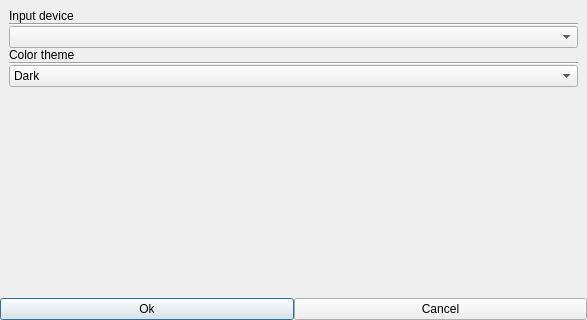
<?xml version="1.0" encoding="UTF-8"?>
<ui version="4.0">
 <class>ASettingsDialog</class>
 <widget class="QDialog" name="ASettingsDialog">
  <property name="geometry">
   <rect>
    <x>0</x>
    <y>0</y>
    <width>587</width>
    <height>320</height>
   </rect>
  </property>
  <property name="maximumSize">
   <size>
    <width>16777215</width>
    <height>320</height>
   </size>
  </property>
  <property name="windowTitle">
   <string>Dialog</string>
  </property>
  <layout class="QVBoxLayout" name="verticalLayout_2">
   <property name="spacing">
    <number>0</number>
   </property>
   <property name="leftMargin">
    <number>0</number>
   </property>
   <property name="topMargin">
    <number>0</number>
   </property>
   <property name="rightMargin">
    <number>0</number>
   </property>
   <property name="bottomMargin">
    <number>0</number>
   </property>
   <item>
    <layout class="QVBoxLayout" name="verticalLayout">
     <property name="leftMargin">
      <number>9</number>
     </property>
     <property name="topMargin">
      <number>9</number>
     </property>
     <property name="rightMargin">
      <number>9</number>
     </property>
     <property name="bottomMargin">
      <number>9</number>
     </property>
     <item>
      <layout class="QHBoxLayout" name="horizontalLayout">
       <item>
        <widget class="QLabel" name="label">
         <property name="text">
          <string>Input device</string>
         </property>
        </widget>
       </item>
      </layout>
     </item>
     <item>
      <widget class="Line" name="line">
       <property name="orientation">
        <enum>Qt::Horizontal</enum>
       </property>
      </widget>
     </item>
     <item>
      <widget class="QComboBox" name="deviceComboBox"/>
     </item>
     <item>
      <layout class="QVBoxLayout" name="formatLayer">
       <property name="spacing">
        <number>0</number>
       </property>
      </layout>
     </item>
     <item>
      <layout class="QHBoxLayout" name="horizontalLayout_2">
       <item>
        <widget class="QLabel" name="colorThemelabel">
         <property name="text">
          <string>Color theme</string>
         </property>
        </widget>
       </item>
      </layout>
     </item>
     <item>
      <widget class="Line" name="line_3">
       <property name="orientation">
        <enum>Qt::Horizontal</enum>
       </property>
      </widget>
     </item>
     <item>
      <widget class="QComboBox" name="colorThemeBox">
       <item>
        <property name="text">
         <string>Dark</string>
        </property>
       </item>
       <item>
        <property name="text">
         <string>Blue</string>
        </property>
       </item>
       <item>
        <property name="text">
         <string>White</string>
        </property>
       </item>
      </widget>
     </item>
    </layout>
   </item>
   <item>
    <spacer name="verticalSpacer">
     <property name="orientation">
      <enum>Qt::Vertical</enum>
     </property>
     <property name="sizeHint" stdset="0">
      <size>
       <width>20</width>
       <height>40</height>
      </size>
     </property>
    </spacer>
   </item>
   <item>
    <layout class="QHBoxLayout" name="horizontalLayout_4">
     <property name="spacing">
      <number>0</number>
     </property>
     <item>
      <widget class="QPushButton" name="okBtn">
       <property name="text">
        <string>Ok</string>
       </property>
      </widget>
     </item>
     <item>
      <widget class="QPushButton" name="cancelBtn">
       <property name="text">
        <string>Cancel</string>
       </property>
      </widget>
     </item>
    </layout>
   </item>
  </layout>
 </widget>
 <resources/>
 <connections/>
</ui>
